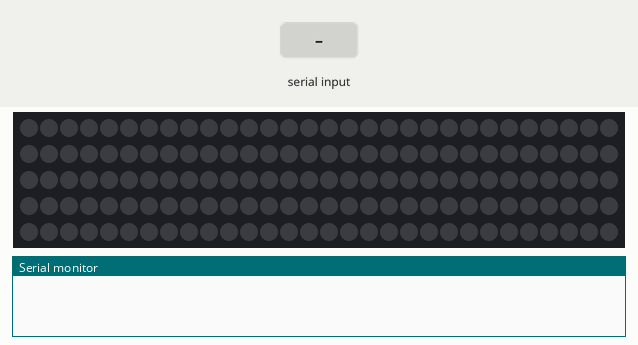
The sketch below on a simulated Arduino Uno, built with avr-gcc and run on an emulated ATmega328P. On the bench: 150 RGB LEDs in strip order, left to right, continuing on the next row, the last lines printed to the serial monitor. The test bench sets the inputs (shaded band). Dim RGB values are drawn brighter than linear.

Above: at 2.2 s.
2.3 s: "Cyan" received over Serial
At 4.5 s:
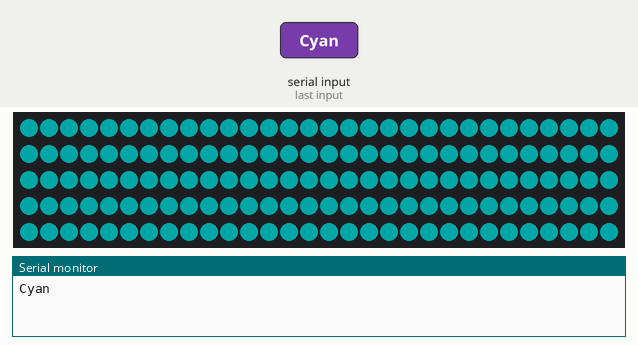
4.8 s: "Blue" received over Serial
At 6.8 s:
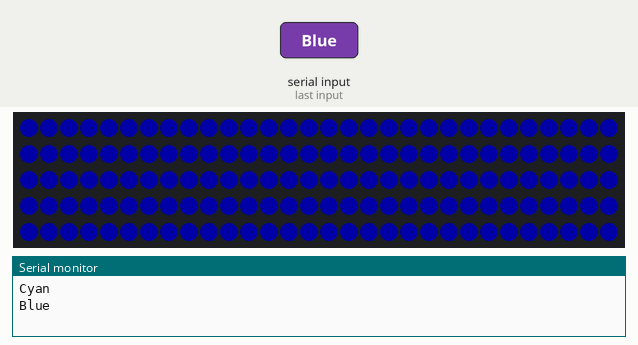
7.3 s: "Green" received over Serial
At 8.6 s:
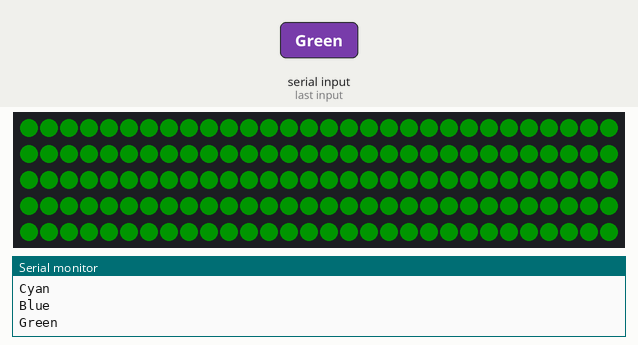
9.8 s: "Yellow" received over Serial
At 11.7 s:
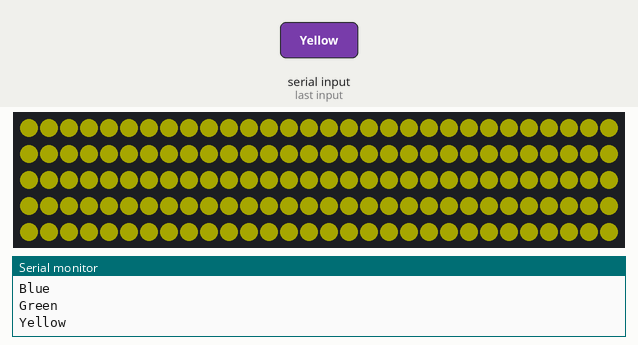
12.3 s: "Orange" received over Serial
14.8 s: "Red" received over Serial
At 16.6 s:
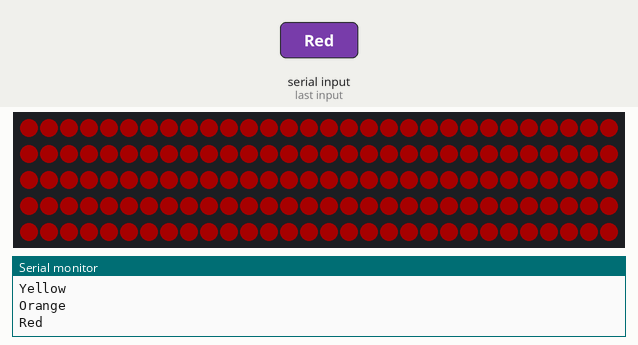
Timing chart, 0 to 18.1 s (numbered marks = the images above; inputs shaded):
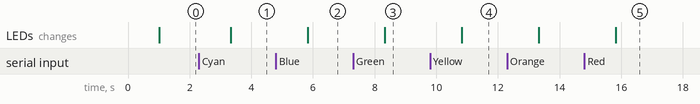

The sketch:

JavaLed.ino
```cpp
#include <FastLED.h>
#define NUM_LEDS    150
#define LED_TYPE    WS2812B
#define COLOR_ORDER GRB
CRGB leds[NUM_LEDS];
#define LED_PIN 3

   int startindex = 0;
   int bright = 40;
   int speedw = 3;
   int barlength = 1;
   String text = "";

CRGBPalette16 currentPalette;
TBlendType currentBlending;


void setup() {
   delay( 1000 ); // power-up safety delay
   FastLED.addLeds<LED_TYPE, LED_PIN, COLOR_ORDER>(leds, NUM_LEDS).setCorrection( TypicalLEDStrip );
   FastLED.setBrightness(bright);
   BlackPalette();
   currentBlending = LINEARBLEND;
   Serial.begin(9600);
}

void loop()
{
   FillLEDsFromPaletteColors(startindex); //Fills the LED array
   startindex = startindex + speedw; //Controls the speed of pattern
   changePalette();//Changes the pattern colors
   ShowLED();  //Displays the LED array

}

void changePalette() { //Changes pattern color based on IR signal


    if(Serial.available()){
        while(text ==""){
          delay(10);
          text = Serial.readString();
          text.trim();
        }


     if (text == "Cyan") {
      CyanPalette();
      Serial.println("Cyan");
     }else if (text == "Blue") {
      BluePalette();
       Serial.println("Blue");
     }else if (text == "Green") {
      GreenPalette();
      Serial.println("Green");
     }else if (text == "Yellow") {
      YellowPalette();
      Serial.println("Yellow");
     }else if (text == "Orange") {
      OrangePalette();
      Serial.println("Orange");
     }else if (text == "Red") {
      RedPalette();
      Serial.println("Red");
     }else if (text == "Pink") {
      PinkPalette();
      Serial.println("Pink");
     }else if (text == "Purple") {
      PurplePalette();
      Serial.println("Purple");
     }else if (text == "Black") {
      BlackPalette();
      Serial.println("Black");
     }else if (text == "White") {
        WhitePalette();
      Serial.println("White");
     }
      text = "";
   }

}

void ShowLED(){  //Displays the current pattern
   FastLED.setBrightness( bright ); //Controls brightness globally
   FastLED.show();
}

void FillLEDsFromPaletteColors( uint8_t colorIndex)
{
   uint8_t brightness = 255;
   for( int i = 0; i < NUM_LEDS; i++) { //selects which LED to fill
       leds[i] = ColorFromPalette( currentPalette, colorIndex, brightness, currentBlending);
       colorIndex = colorIndex - barlength; }
}


//This creates a pattern of one solid color, that has the option of being changed
void YellowPalette()
{
   // 'black out' all 16 palette entries...
   fill_solid( currentPalette, 16, CRGB::Yellow);

}
void BluePalette()
{
   // 'black out' all 16 palette entries...
   fill_solid( currentPalette, 16, CRGB::Blue);

}

void GreenPalette()
{
   // 'black out' all 16 palette entries...
   fill_solid( currentPalette, 16, CRGB::Green);

}
void OrangePalette()
{
   // 'black out' all 16 palette entries...
   fill_solid( currentPalette, 16, CRGB::Orange);

}
void RedPalette()
{
   // 'black out' all 16 palette entries...
   fill_solid( currentPalette, 16, CRGB::Red);

}
void PinkPalette()
{
   // 'black out' all 16 palette entries...
   fill_solid( currentPalette, 16, CRGB::Pink);

}
void PurplePalette()
{
   // 'black out' all 16 palette entries...
   fill_solid( currentPalette, 16, CRGB::Purple);

}
void CyanPalette()
{
   // 'black out' all 16 palette entries...
   fill_solid( currentPalette, 16, CRGB::Cyan);

}
void BlackPalette()
{
   // 'black out' all 16 palette entries...
   fill_solid( currentPalette, 16, CRGB::Black);

}
void WhitePalette()
{
   // 'black out' all 16 palette entries...
   fill_solid( currentPalette, 16, CRGB::White);

}
```

Measured:
- after the input at 2.3 s, the LEDs: change after 1.0 s (image 1)
- after the input at 4.8 s, the LEDs: change after 1.0 s (image 2)
- after the input at 7.3 s, the LEDs: change after 1.0 s (image 3)
- after the input at 9.8 s, the LEDs: change after 1.0 s (image 4)
- after the input at 14.8 s, the LEDs: change after 1.0 s (image 5)
